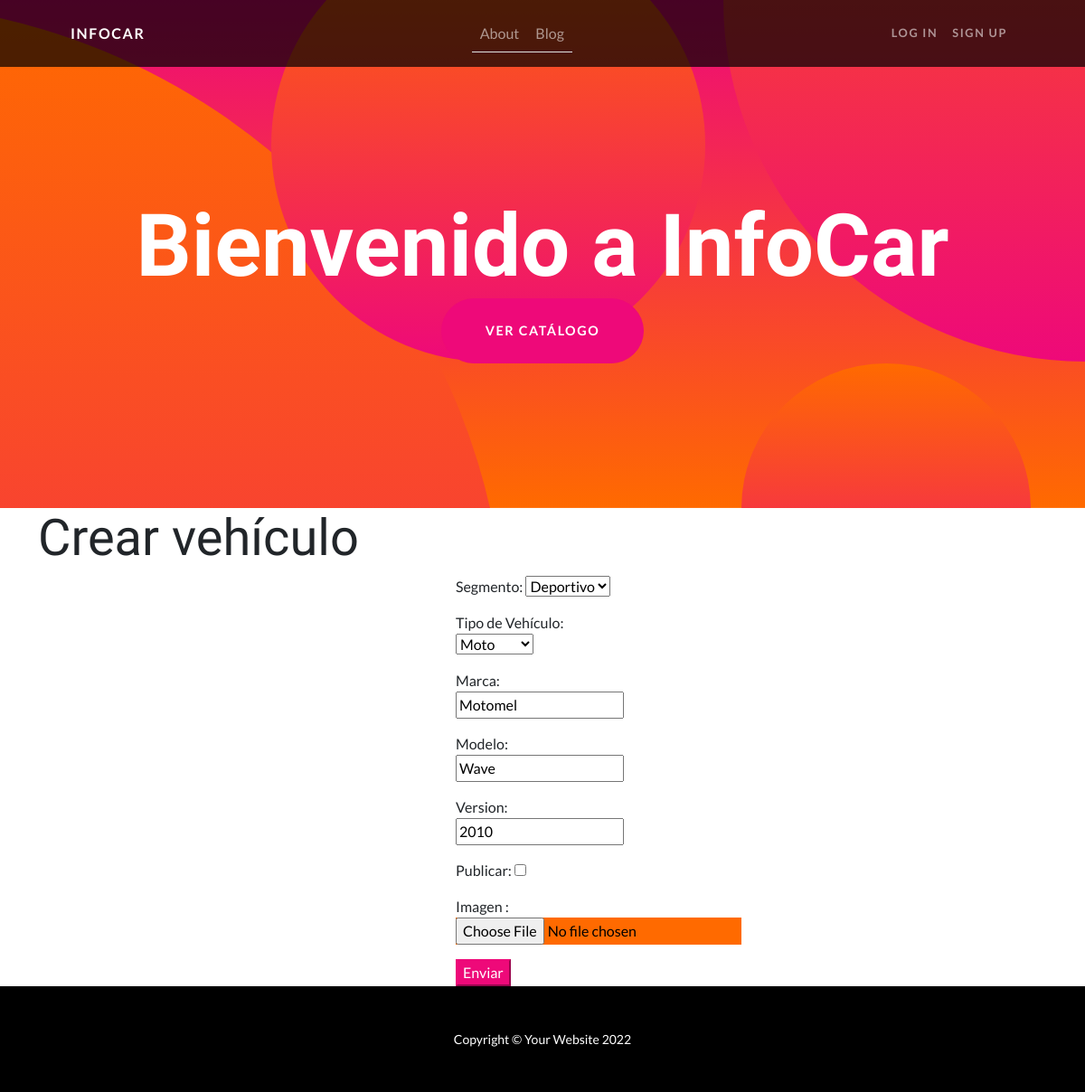
Page /app-coder/editarVO/4 on the earlier database version.
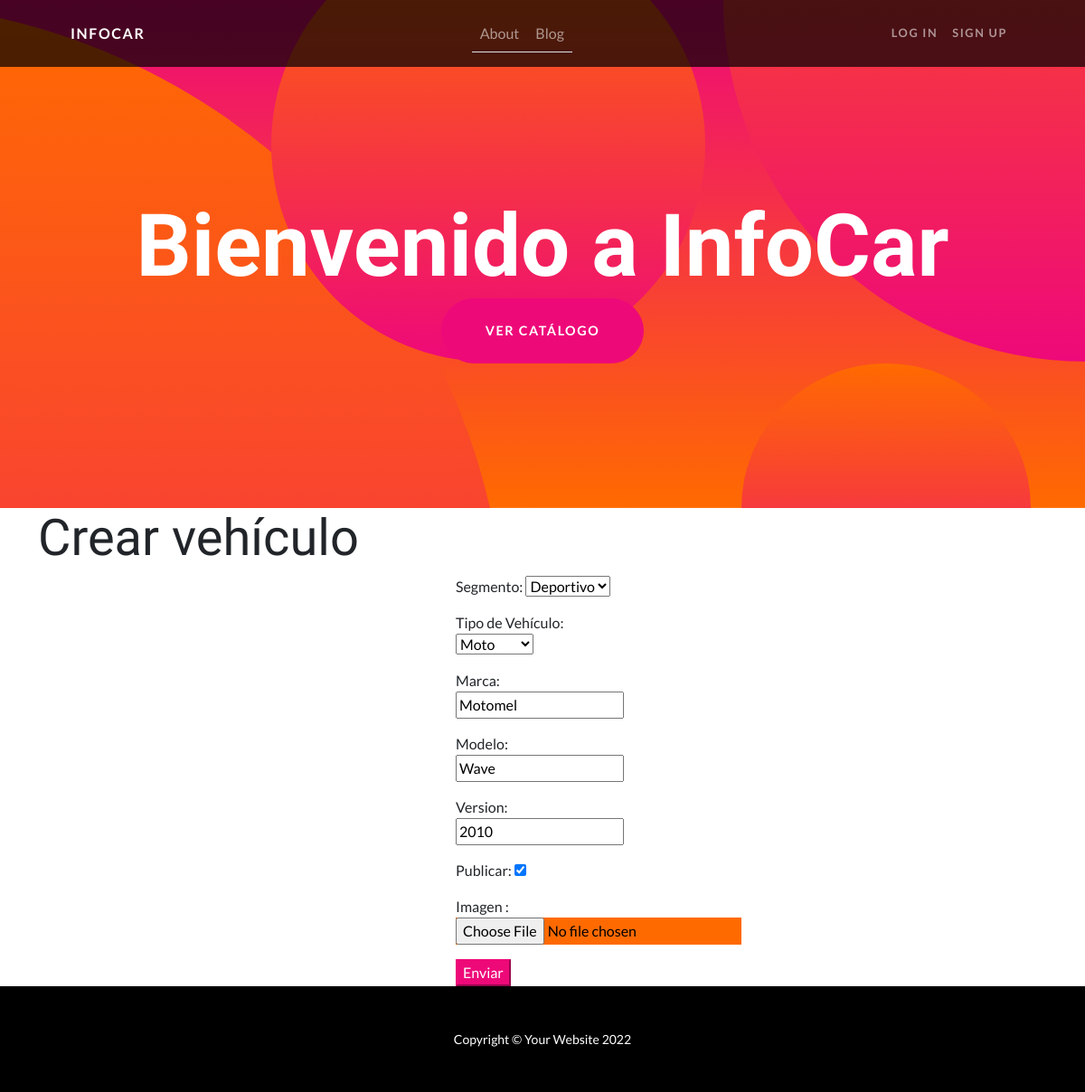
Same page on the later database version.
### AppCoder/models.py (models this page shows)
class Vehiculo(models.Model):
    marca=models.CharField(max_length=150)
    modelo=models.CharField(max_length=150)
    version = models.CharField(max_length=150)
    idTipoVehiculo = models.ForeignKey(TipoVehiculo, on_delete=models.CASCADE)
    idSegmento=models.ForeignKey(Segmento,on_delete=models.CASCADE)
    publicar= models.BooleanField(default=False)
    imagenVO = models.ImageField(upload_to='VOImagenes', null=True, blank=True)
    def __str__(self):
        return f'{self.marca} - {self.modelo}  - {self.version} - {self.idTipoVehiculo} -{self.idSegmento} -{self.publicar} -{self.imagenVO}'

### AppCoder/views.py (the view)
# urls.py: path('editarVO/<int:id>', editar_VO, name="EditarVO"),
def editar_VO(request,id):
    vehiculo = Vehiculo.objects.get(id=id)
    print(f'este es el VO {vehiculo}')
    if request.method == 'POST':
        miFormulario = VehiculoFormulario(request.POST, request.FILES)
        if miFormulario.is_valid():
            data = miFormulario.cleaned_data
            vehiculo.idSegmento=data["idSegmento"]
            vehiculo.idTipoVehiculo=data["idTipoVehiculo"]
            vehiculo.marca = data["marca"]
            vehiculo.modelo = data["modelo"]
            vehiculo.version=data["version"]
            vehiculo.publicar=data["publicar"]
            vehiculo.imagenVO=data["imagenVO"]
            vehiculo.save()
            print(f'vehiculo guardado {vehiculo}')
            return HttpResponseRedirect('/app-coder/listaVehiculo/')
        return render(request, "inicio.html", {"mensaje": 'No es posible modificarlo'} )
    else:
        miFormulario = VehiculoFormulario(initial={
            "marca": vehiculo.marca,
            "modelo": vehiculo.modelo,
            "version": vehiculo.version,
            "idSegmento": vehiculo.idSegmento,
            "idTipoVehiculo": vehiculo.idTipoVehiculo,
            "publicar": vehiculo.publicar,
            "ImagenVO": vehiculo.imagenVO
        })
        return render(request, "editarVO.html", {"miFormulario": miFormulario, "id": vehiculo.id})

### AppCoder/forms.py
class VehiculoFormulario(forms.Form):
    idSegmento = forms.ModelChoiceField(label="Segmento", queryset=Segmento.objects.all())
    idTipoVehiculo= forms.ModelChoiceField(label="Tipo de Vehículo:", queryset=TipoVehiculo.objects.all())
    marca = forms.CharField(max_length=150)
    modelo=forms.CharField(max_length=150)
    version=forms.CharField(max_length=150)
    publicar= forms.BooleanField()
    imagenVO=forms.ImageField(label='Imagen :',widget=forms.ClearableFileInput(attrs={'class': 'form-conrtol btn-secondary'}))

### AppCoder/models.py (called while the page is built)
    def __str__(self):
        return f'{self.name}'

    def __str__(self):
        return f'{self.name}'

### AppCoder/templates/editarVO.html
{% extends 'padre.html' %}
{% load static %}
{% block contenidoQueCambia %}
<div class="container-lg">
    <h1 class="display-4">Crear vehículo</h1>
</div>
<div class="row-cols-xl-5">
    <div class="container-xl">
        <div class="container">
        <form class="form-content" action="{% url 'EditarVO' id %}" method="POST" enctype="multipart/form-data">{% csrf_token %}
            {{miFormulario.as_p}}
            <input  class="btn-primary" type="submit" value="Enviar"/>
        </form>
        </div>
    </div>
</div>
{% endblock contenidoQueCambia %}

Differences in the rows shown:
changed Vehiculo "Deportivo": publicar "☐" → "☑"
